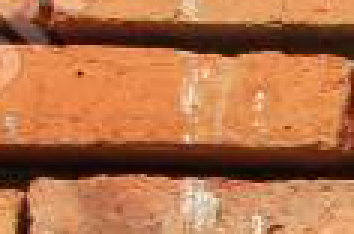
#> input picture dataset/train/ladrillo/ladrillo_02_02.png, 118 x 78 px (shown 3 times larger)
$ jupyter execute --allow-errors Textures_clasification.ipynb   (older library calls are emulated)
#> lines starting #> are read from the running program, lines starting #| are printed output that depends on the picture
[cell 1]
import cv2
import numpy as np
import os
import glob
from sklearn.svm import LinearSVC
from sklearn.neighbors import KNeighborsClassifier
import matplotlib.pyplot as plt
from skimage.feature import greycomatrix
from skimage.feature import greycoprops
import image_slicer
from sklearn.discriminant_analysis import LinearDiscriminantAnalysis

[cell 2]
image_slicer.slice('dataset/train/pasto/pasto.jpg', 120)
#> (this line was passed over: image_slicer is not available in this run)

[cell 3]
def extract_features(image):
    features = np.zeros(6)
    # calculate haralick texture features for 4 types of adjacency
    g = greycomatrix(image, [1], [0, np.pi/2], levels=256, normed=True, symmetric=True)
    features[0] = greycoprops(g, 'contrast').mean()
    features[1] = greycoprops(g, 'dissimilarity').mean()
    features[2] = greycoprops(g, 'homogeneity').mean()
    features[3] = greycoprops(g, 'ASM').mean()
    features[4] = greycoprops(g, 'energy').mean()
    features[5] = greycoprops(g, 'correlation').mean()

    return np.array(features)

def load_training_dataset():
    # load the training dataset
    train_path  = "dataset/train"
    train_names = os.listdir(train_path)

    # empty list to hold feature vectors and train labels
    train_features = []
    train_labels   = []

    # loop over the training dataset
    print ("[STATUS] Started extracting haralick textures..")
    for train_name in train_names:
        cur_path = train_path + "/" + train_name
        cur_label = train_name
        i = 1

        for file in glob.glob(cur_path + "/*.png"):
            #print ("Processing Image - {} in {}".format(i, cur_label))
            # read the training image
            image = cv2.imread(file)
#> image is the input picture: shape (78, 118, 3); mean B, G, R 71.1, 111.5, 176.3

            # convert the image to grayscale
            gray = cv2.cvtColor(image, cv2.COLOR_BGR2GRAY)
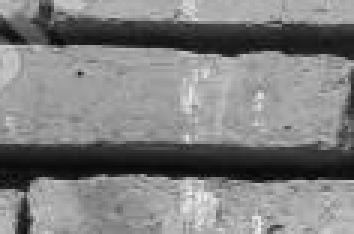
#> gray: shape (78, 118) (shown 3 times larger); min 7, max 240, mean 126.3

            # extract haralick texture from the image
            features = extract_features(gray)
#> features = [387, 10.63, 0.175, 0.00051, 0.0224, 0.941]

            # append the feature vector and label
            train_features.append(features)
            train_labels.append(cur_label)
            # show loop update
            i += 1
    return train_features, train_labels

# loop over the test images

# [10 lines left out: function load_test_image, not called in this run]

[cell 4]
def knn_clasifier(X_train, y_train):
    knn = KNeighborsClassifier(n_neighbors = 4)
    knn = knn.fit(X_train, y_train)
    print('Accuracy of K-NN classifier on training set: {:.2f}'
      .format(knn.score(X_train, y_train)))
    return knn

# [8 lines left out: function knn_predict, not called in this run]
    #display the output image
    #cv2.imshow("Test_Image", image)
    #cv2.waitKey(0)

[cell 5]
def svm_classifier(X_train, y_train):
    #create the classifier
    print ("[STATUS] Creating the classifier..")
    clf_svm = LinearSVC(random_state=9)

    # fit the training data and labels
    print ("[STATUS] Fitting data/label to model..")
    return clf_svm.fit(X_train, y_train)

# [8 lines left out: function svm_predict, not called in this run]
    #display the output image
    #cv2.imshow("Test_Image", image)
    #cv2.waitKey(0)

[cell 6]
# [18 lines left out: functions lda_classifier, lda_predict, not called in this run]
    #display the output image
    #cv2.imshow("Test_Image", image)
    #cv2.waitKey(0)

[cell 7]
def test_all_images(classifier):
    test_path = "dataset/test"
    train_dataset, train_labels = load_training_dataset()
#> train_dataset = [[387, 10.63, 0.175, 0.00051, 0.0224, 0.941]]; train_labels = ['ladrillo']
    if(classifier == "svm"):
        svm = svm_classifier(train_dataset, train_labels)
        for file in glob.glob(test_path + "/*.png"):
            print(file)
            image, features = load_test_image(file)
            prediction = svm_predict(svm, file, image, features)
    elif(classifier == "knn"):
        knn = knn_clasifier(train_dataset, train_labels)
        for file in glob.glob(test_path + "/*.png"):
            print(file)
            image, features = load_test_image(file)
            prediction = knn_predict(knn, file, image, features)
    elif(classifier == "lda"):
        lda = lda_classifier(train_dataset, train_labels)
        for file in glob.glob(test_path + "/*.png"):
            print(file)
            image, features = load_test_image(file)
            prediction = lda_predict(lda, file, image, features)

#> (a cell that did not finish here is left out)

[cell 9]
train_dataset, train_labels = load_training_dataset()
#> train_dataset = [[387, 10.63, 0.175, 0.00051, 0.0224, 0.941]]; train_labels = ['ladrillo']
#> (the rest of this cell did not finish here and is left out)
